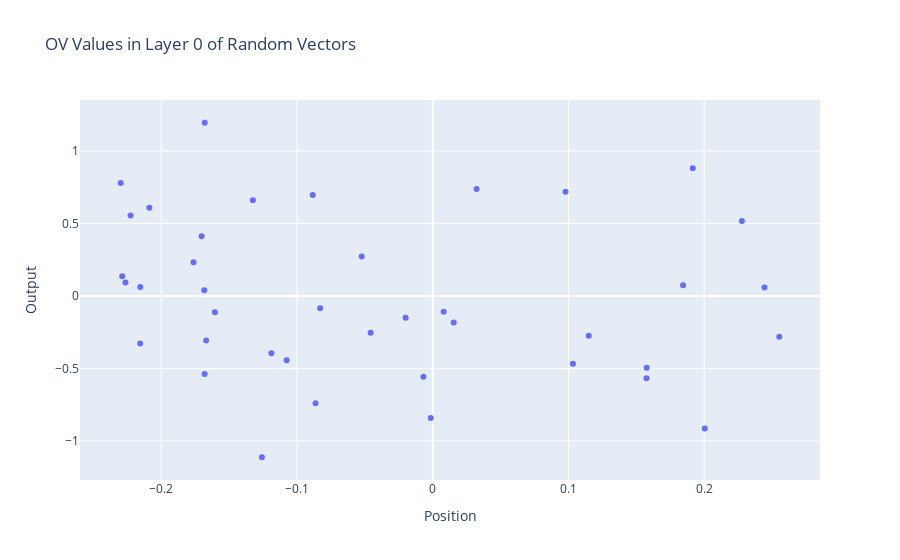

Notebook code cell kept with this figure:
### Markdown cell above
Also, I want to do the same kind of analysis I did previously to see what the OV vectors from the second layer actually look like.

### Code cell
from scipy import stats

for i in range(cfg.n_heads):
    sample_x = vecs[:, i, :]
    sample_x = sample_x / t.norm(sample_x, dim=1, keepdim=True)
    embedded_x = einops.einsum(sample_x, hooked_model.W_E, "batch d_vocab, d_vocab d_model -> batch d_model")
    embedded_x = einops.einsum(embedded_x, sum(hooked_model.OV.AB[2, i] for i in range(cfg.n_heads-1)), "batch d_model, d_model d_model1 -> batch d_model1")

    sample_x_np = sample_x.detach().numpy()

    sample_x_after_u = einops.einsum(hooked_model.ln_final(embedded_x), hooked_model.W_U, "batch d_model, d_model d_vocab -> batch d_vocab")

    sample_x_after_u_np = sample_x_after_u.detach().numpy()

    if i == 0:
      plot.scatter(x=sample_x.squeeze(), y=sample_x_after_u.squeeze(), xaxis='Position', yaxis='Output', title='OV Values in Layer 0 of Random Vectors')

    slope, intercept, r_value, p_value, std_err = stats.linregress(sample_x_np.squeeze(), sample_x_after_u_np.squeeze())
    print(f"Slope: {slope}, Intercept: {intercept}, R-squared: {r_value**2}")

### Figure 1 — Plotly figure (JSON) as saved in the notebook; plotly's stock layout.template omitted (floating-point values rounded to 4 significant figures)
{"data": [{"hovertemplate": "Position=%{x}<br>Output=%{y}<extra></extra>", "legendgroup": "", "marker": {"color": "#636efa", "symbol": "circle"}, "mode": "markers", "name": "", "orientation": "v", "showlegend": false, "type": "scatter", "x": [0.2444, -0.1683, 0.01543, -0.1681, -0.05237, -0.1077, -0.04577, -0.001479, -0.01998, -0.2088, -0.006899, -0.2156, -0.1326, -0.2288, 0.1576, -0.168, -0.2227, -0.2265, -0.167, 0.2553, -0.08301, 0.1033, -0.1605, 0.008053, -0.08848, 0.1575, -0.1189, -0.1763, 0.1844, -0.1259, 0.1916, -0.08636, 0.03227, -0.2155, 0.2278, 0.09782, 0.2004, 0.1149, -0.2299, -0.1703], "xaxis": "x", "y": [0.05779, 0.03978, -0.183, -0.5378, 0.2719, -0.4439, -0.2544, -0.842, -0.1498, 0.6088, -0.5564, -0.3277, 0.6601, 0.1367, -0.4944, 1.194, 0.5543, 0.09208, -0.3067, -0.2818, -0.08556, -0.4675, -0.1119, -0.109, 0.6961, -0.5671, -0.395, 0.2321, 0.07416, -1.112, 0.8803, -0.7402, 0.7376, 0.06139, 0.5166, 0.7189, -0.9144, -0.2751, 0.7791, 0.4111], "yaxis": "y"}], "layout": {"legend": {"tracegroupgap": 0}, "title": {"text": "OV Values in Layer 0 of Random Vectors"}, "xaxis": {"anchor": "y", "domain": [0, 1], "title": {"text": "Position"}}, "yaxis": {"anchor": "x", "domain": [0, 1], "title": {"text": "Output"}}}}
